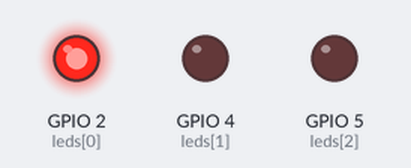
Simulated run of this sketch. Board: ESP32. Parts: output pins drawn as LEDs (lit = HIGH).

Above: at 0.2 s.
At 1.2 s:
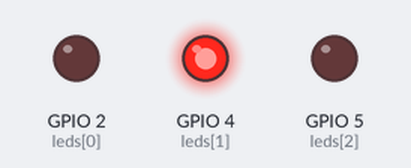
At 2.2 s:
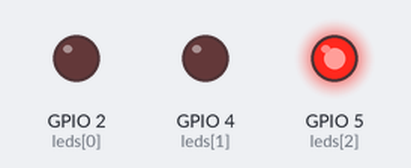
At 5.7 s:
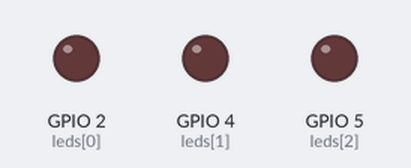
Timing chart, 0 to 6.9 s (numbered marks = the images above):
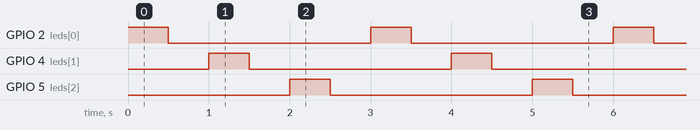

Measured:
- by itself, GPIO 2 (leds[0]), GPIO 4 (leds[1]), GPIO 5 (leds[2]): alternates HIGH for 0.50 s and LOW for 2.5 s
- by itself, everything shown: repeats every 3.0 s, in 6 steps

The sketch:

sketch.ino
```cpp
const int leds[] = {2, 4, 5};
const int numLeds = sizeof(leds) / sizeof(leds[0]);
const int delayValue = 500;

void setup() {
  for(int i = 0; i < numLeds; i++){
    pinMode(leds[i], OUTPUT);
  }
}

void loop() {
  for(int i = 0; i < numLeds; i++){
    digitalWrite(leds[i], HIGH);
    delay(delayValue);
    digitalWrite(leds[i], LOW);
    delay(delayValue);
  }
}
```
